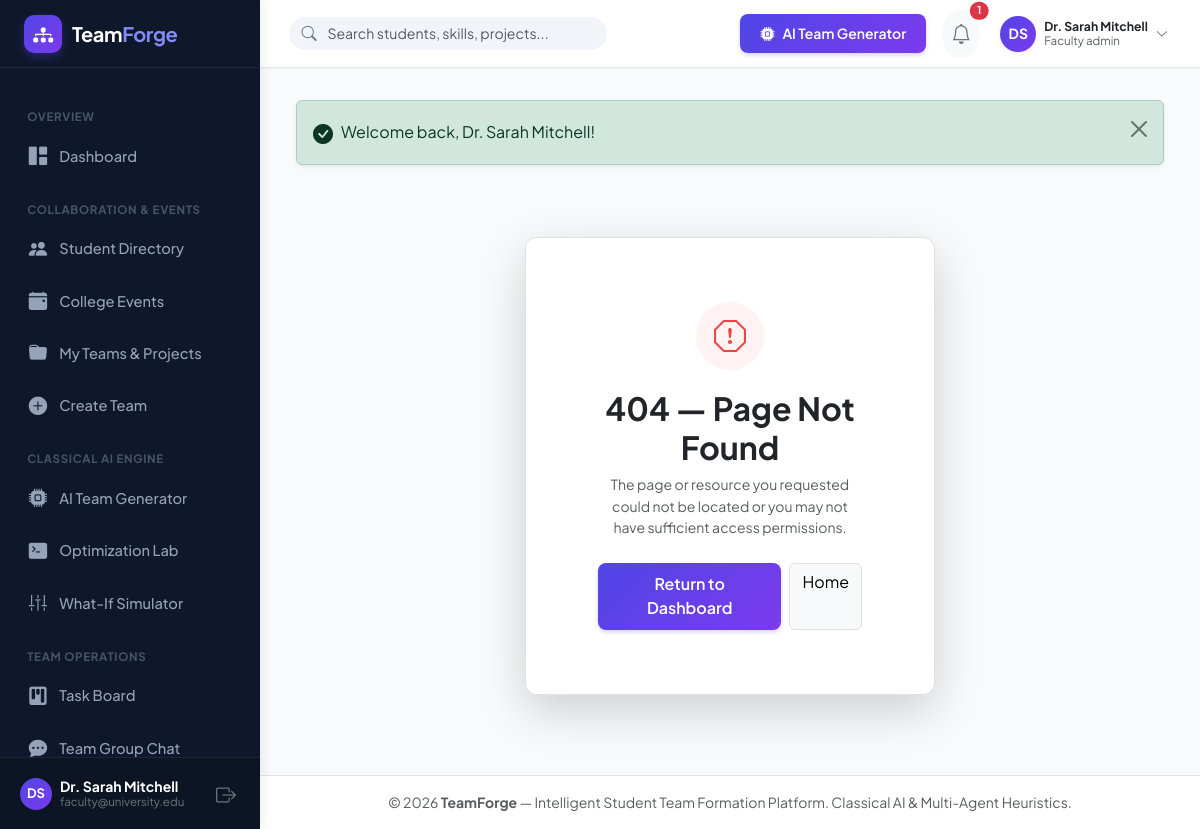
/404.php (signed in), run on the app's committed database.
### tables this page shows
CREATE TABLE `users` (
  `id` INT UNSIGNED AUTO_INCREMENT PRIMARY KEY,
  `full_name` VARCHAR(120) NOT NULL,
  `email` VARCHAR(150) NOT NULL UNIQUE,
  `password_hash` VARCHAR(255) NOT NULL,
  `role` ENUM('student', 'team_leader', 'faculty_admin') NOT NULL DEFAULT 'student',
  `avatar_url` VARCHAR(255) DEFAULT NULL,
  `student_id_number` VARCHAR(50) DEFAULT NULL,
  `department` VARCHAR(100) DEFAULT 'Computer Science & Engineering',
  `degree` VARCHAR(50) DEFAULT 'B.Tech / B.E.',
  `academic_year` ENUM('1st Year', '2nd Year', '3rd Year', '4th Year', 'Postgraduate') DEFAULT '3rd Year',
  `availability_status` ENUM('available', 'busy', 'in_team') DEFAULT 'available',
  `preferred_team_size` TINYINT UNSIGNED DEFAULT 4,
  `bio` TEXT DEFAULT NULL,
  `portfolio_url` VARCHAR(255) DEFAULT NULL,
  `github_url` VARCHAR(255) DEFAULT NULL,
  `is_verified` TINYINT(1) DEFAULT 0,
  `created_at` TIMESTAMP DEFAULT CURRENT_TIMESTAMP,
  `updated_at` TIMESTAMP DEFAULT CURRENT_TIMESTAMP ON UPDATE CURRENT_TIMESTAMP,
  INDEX `idx_users_role` (`role`),
  INDEX `idx_users_dept_year` (`department`, `academic_year`),
  INDEX `idx_users_availability` (`availability_status`)
);

### includes/auth.php (called while the page is built, shortened)
<?php
require_once __DIR__ . '/helpers.php';
function currentUser(): ?array {
    static $cachedUser = null;
    if ($cachedUser !== null) {
        return $cachedUser;
    }
    $db = getDB();
    $stmt = $db->prepare("SELECT * FROM users WHERE id = ? LIMIT 1");
    $stmt->execute([$_SESSION['user_id']]);
    $user = $stmt->fetch();
    $cachedUser = $user;
    return $cachedUser;
}
function getUnreadNotificationCount(int $userId): int {
    $db = getDB();
    $stmt = $db->prepare("SELECT COUNT(*) FROM notifications WHERE user_id = ? AND is_read = 0");
    $stmt->execute([$userId]);
    return (int)$stmt->fetchColumn();
}

### includes/helpers.php (the view, shortened to what this page needs)
<?php
function e(?string $string): string {
    return htmlspecialchars($string ?? '', ENT_QUOTES, 'UTF-8');
}
function getFlashes(): array {
    $flashes = $_SESSION['flash_messages'] ?? [];
    return $flashes;
}
function renderFlashes(): string {
    $flashes = getFlashes();
    $html = '<div class="flash-container mb-4">';
    foreach ($flashes as $f) {
        $alertClass = match($f['type']) {
            'success' => 'alert-success',
            'error', 'danger' => 'alert-danger',
            'warning' => 'alert-warning',
            default => 'alert-info'
        };
        $icon = match($f['type']) {
            'success' => 'bi-check-circle-fill',
            'error', 'danger' => 'bi-exclamation-octagon-fill',
            'warning' => 'bi-exclamation-triangle-fill',
            default => 'bi-info-circle-fill'
        };
        $html .= '<div class="alert ' . $alertClass . ' alert-dismissible fade show d-flex align-items-center shadow-sm" role="alert">';
        $html .= '<i class="bi ' . $icon . ' me-2 fs-5"></i>';
        $html .= '<div>' . e($f['message']) . '</div>';
        $html .= '<button type="button" class="btn-close" data-bs-dismiss="alert" aria-label="Close"></button>';
        $html .= '</div>';
    }
    $html .= '</div>';
    return $html;
}
function getAvatar(array $user, int $size = 40): string {
    $words = explode(' ', trim($user['full_name'] ?? 'User'));
    $initials = '';
    foreach (array_slice($words, 0, 2) as $w) {
        $initials .= strtoupper(substr($w, 0, 1));
    }
    return '<div class="avatar-initials rounded-circle d-inline-flex align-items-center justify-content-center text-white fw-bold shadow-sm" style="width:' . $size . 'px; height:' . $size . 'px; font-size:' . round($size * 0.4) . 'px; background: linear-gradient(135deg, #4f46e5 0%, #7c3aed 100%);">' . e($initials) . '</div>';
}

### includes/sidebar.php (shortened to what this page needs)
<?php
$currentUser = currentUser();
$currentScript = basename($_SERVER['PHP_SELF']);
$currentDir = basename(dirname($_SERVER['PHP_SELF']));
function isActiveLink(string $targetScript, ?string $targetDir = null): string {
    return '';
}
?>
<aside class="app-sidebar">
    <div class="sidebar-header">
        <a href="<?= BASE_URL ?>/dashboard.php" class="sidebar-brand">
            <div class="brand-icon">
                <i class="bi bi-diagram-3-fill"></i>
            </div>
            <div>
                <span>Team<span style="color:#818cf8;">Forge</span></span>
            </div>
        </a>
    </div>
    <div class="sidebar-menu">
        <div class="menu-category">Overview</div>
        <a href="<?= BASE_URL ?>/dashboard.php" class="nav-link-custom <?= isActiveLink('dashboard.php') ?>">
            <i class="bi bi-grid-1x2-fill"></i>
            <span>Dashboard</span>
        </a>
        <div class="menu-category">Collaboration & Events</div>
        <a href="<?= BASE_URL ?>/students/index.php" class="nav-link-custom <?= isActiveLink('index.php', 'students') ?>">
            <i class="bi bi-people-fill"></i>
            <span>Student Directory</span>
        </a>
        <a href="<?= BASE_URL ?>/events/index.php" class="nav-link-custom <?= isActiveLink('index.php', 'events') ?>">
            <i class="bi bi-calendar-event-fill"></i>
            <span>College Events</span>
        </a>
        <a href="<?= BASE_URL ?>/teams/my_teams.php" class="nav-link-custom <?= isActiveLink('my_teams.php', 'teams') ?>">
            <i class="bi bi-folder-fill"></i>
            <span>My Teams & Projects</span>
        </a>
        <a href="<?= BASE_URL ?>/teams/create.php" class="nav-link-custom <?= isActiveLink('create.php', 'teams') ?>">
            <i class="bi bi-plus-circle-fill"></i>
            <span>Create Team</span>
        </a>
        <div class="menu-category">Classical AI Engine</div>
        <a href="<?= BASE_URL ?>/ai/generator.php" class="nav-link-custom <?= isActiveLink('generator.php', 'ai') ?>">
            <i class="bi bi-cpu-fill"></i>
            <span>AI Team Generator</span>
        </a>
        <a href="<?= BASE_URL ?>/ai/optimization_lab.php" class="nav-link-custom <?= isActiveLink('optimization_lab.php', 'ai') ?>">
            <i class="bi bi-terminal-fill"></i>
            <span>Optimization Lab</span>
        </a>
        <a href="<?= BASE_URL ?>/ai/simulator.php" class="nav-link-custom <?= isActiveLink('simulator.php', 'ai') ?>">
            <i class="bi bi-sliders2-vertical"></i>
            <span>What-If Simulator</span>
        </a>
        <div class="menu-category">Team Operations</div>
        <a href="<?= BASE_URL ?>/tasks/index.php" class="nav-link-custom <?= isActiveLink('index.php', 'tasks') ?>">
            <i class="bi bi-kanban-fill"></i>
            <span>Task Board</span>
        </a>
        <a href="<?= BASE_URL ?>/chat/index.php" class="nav-link-custom <?= isActiveLink('index.php', 'chat') ?>">
            <i class="bi bi-chat-dots-fill"></i>
            <span>Team Group Chat</span>
        </a>
    </div>
    <div class="sidebar-footer">
        <div class="d-flex align-items-center justify-content-between">
            <div class="d-flex align-items-center gap-2 overflow-hidden">
                <?= getAvatar($currentUser, 32) ?>
                <div class="text-truncate" style="line-height:1.2;">
                    <div class="text-white small fw-bold text-truncate"><?= e($currentUser['full_name']) ?></div>
                    <div class="text-secondary text-truncate" style="font-size:0.72rem;"><?= e($currentUser['email']) ?></div>
                </div>
            </div>
            <a href="<?= BASE_URL ?>/logout.php" class="text-secondary hover-white p-1" title="Sign Out">
                <i class="bi bi-box-arrow-right fs-5"></i>
            </a>
        </div>
    </div>
</aside>

### includes/navbar.php (shortened to what this page needs)
<?php
$currentUser = currentUser();
$unreadCount = $currentUser ? getUnreadNotificationCount($currentUser['id']) : 0;
?>
<header class="app-topbar">
    <div class="d-flex align-items-center gap-3">
        <div class="topbar-search d-none d-md-block">
            <i class="bi bi-search search-icon"></i>
            <form action="<?= BASE_URL ?>/students/index.php" method="GET">
                <input type="text" name="q" class="form-control" placeholder="Search students, skills, projects...">
            </form>
        </div>
    </div>
    <div class="d-flex align-items-center gap-3">
        <a href="<?= BASE_URL ?>/ai/generator.php" class="btn btn-sm btn-tf-primary d-none d-sm-inline-flex align-items-center gap-2">
            <i class="bi bi-cpu-fill"></i>
            <span>AI Team Generator</span>
        </a>
        <div class="dropdown">
            <button class="btn btn-sm btn-light position-relative p-2 rounded-circle" type="button" data-bs-toggle="dropdown" aria-expanded="false" title="Notifications">
                <i class="bi bi-bell fs-5 text-secondary"></i>
                <?php if ($unreadCount > 0): ?>
                    <span class="position-absolute top-0 start-100 translate-middle badge rounded-pill bg-danger" style="font-size:0.68rem;">
                        <?= $unreadCount ?>
                    </span>
                <?php endif; ?>
            </button>
        </div>
        <div class="dropdown">
            <button class="btn btn-sm p-1 d-flex align-items-center gap-2 border-0 bg-transparent" type="button" data-bs-toggle="dropdown" aria-expanded="false">
                <?= getAvatar($currentUser, 36) ?>
                <div class="text-start d-none d-md-block" style="line-height: 1.2;">
                    <div class="fw-bold small text-dark"><?= e($currentUser['full_name']) ?></div>
                    <div class="text-muted" style="font-size: 0.72rem;"><?= ucfirst(str_replace('_', ' ', $currentUser['role'])) ?></div>
                </div>
                <i class="bi bi-chevron-down text-muted small d-none d-md-inline"></i>
            </button>
        </div>
    </div>
</header>

### assets/css/main.css (style rules this page uses)
:root { --tf-primary: #4f46e5; --tf-primary-hover: #4338ca; --tf-secondary: #7c3aed; --tf-accent: #06b6d4; --tf-bg: #f8fafc; --tf-card-bg: #ffffff; --tf-sidebar-bg: #0f172a; --tf-sidebar-text: #94a3b8; --tf-sidebar-active: #ffffff; --tf-text-main: #0f172a; --tf-text-muted: #64748b; --tf-text-subtle: #94a3b8; --tf-border: #e2e8f0; --tf-border-subtle: #f1f5f9; --tf-border-focus: #818cf8; --tf-success: #10b981; --tf-warning: #f59e0b; --tf-danger: #ef4444; --tf-info: #0284c7; --tf-shadow-sm: 0 1px 2px 0 rgb(0 0 0 / 0.05); --tf-shadow-md: 0 4px 6px -1px rgb(0 0 0 / 0.07), 0 2px 4px -2px rgb(0 0 0 / 0.05); --tf-shadow-lg: 0 10px 15px -3px rgb(0 0 0 / 0.08), 0 4px 6px -4px rgb(0 0 0 / 0.04); --tf-shadow-glow: 0 0 15px rgba(79, 70, 229, 0.2); --tf-radius: 12px; --tf-radius-sm: 8px; --tf-radius-lg: 16px; --tf-sidebar-width: 260px; --tf-topbar-height: 68px; }
* { box-sizing: border-box; }
body { font-family: 'Plus Jakarta Sans', -apple-system, BlinkMacSystemFont, "Segoe UI", Roboto, sans-serif; background-color: var(--tf-bg); color: var(--tf-text-main); line-height: 1.55; -webkit-font-smoothing: antialiased; }
.app-sidebar { width: var(--tf-sidebar-width); background-color: var(--tf-sidebar-bg); color: var(--tf-sidebar-text); flex-shrink: 0; display: flex; flex-direction: column; position: fixed; top: 0; bottom: 0; left: 0; z-index: 1040; transition: transform 0.3s cubic-bezier(0.16, 1, 0.3, 1); box-shadow: 2px 0 12px rgba(0, 0, 0, 0.08); }
.sidebar-header { height: var(--tf-topbar-height); display: flex; align-items: center; padding: 0 1.5rem; border-bottom: 1px solid rgba(255, 255, 255, 0.07); }
.sidebar-brand { display: flex; align-items: center; gap: 10px; text-decoration: none; color: #ffffff; font-weight: 700; font-size: 1.25rem; letter-spacing: -0.02em; }
.brand-icon { width: 38px; height: 38px; border-radius: 10px; background: linear-gradient(135deg, var(--tf-primary) 0%, var(--tf-secondary) 100%); display: flex; align-items: center; justify-content: center; color: #ffffff; font-size: 1.25rem; box-shadow: 0 4px 10px rgba(79, 70, 229, 0.35); }
.sidebar-menu { flex: 1; overflow-y: auto; padding: 1.25rem 0.85rem; }
.menu-category { font-size: 0.72rem; font-weight: 700; text-transform: uppercase; letter-spacing: 0.06em; color: #475569; padding: 0.75rem 0.85rem 0.35rem; margin-top: 0.5rem; }
.nav-link-custom { display: flex; align-items: center; gap: 12px; padding: 0.65rem 0.95rem; color: var(--tf-sidebar-text); text-decoration: none; font-size: 0.915rem; font-weight: 500; border-radius: var(--tf-radius-sm); transition: all 0.18s ease-in-out; margin-bottom: 3px; }
.nav-link-custom i { font-size: 1.15rem; transition: transform 0.18s ease-in-out; }
.sidebar-footer { padding: 1rem 1.25rem; border-top: 1px solid rgba(255, 255, 255, 0.07); background-color: rgba(0, 0, 0, 0.15); }
.app-topbar { height: var(--tf-topbar-height); background-color: var(--tf-card-bg); border-bottom: 1px solid var(--tf-border); display: flex; align-items: center; justify-content: space-between; padding: 0 1.75rem; position: sticky; top: 0; z-index: 1030; box-shadow: var(--tf-shadow-sm); }
.topbar-search { position: relative; width: 320px; }
.topbar-search .form-control { padding-left: 2.4rem; border-radius: 999px; font-size: 0.88rem; background-color: #f1f5f9; border: 1px solid transparent; }
.topbar-search .search-icon { position: absolute; left: 0.85rem; top: 50%; transform: translateY(-50%); color: var(--tf-text-muted); font-size: 0.95rem; }
.btn-tf-primary { background: linear-gradient(135deg, var(--tf-primary) 0%, var(--tf-secondary) 100%); color: #ffffff; border: none; font-weight: 600; padding: 0.58rem 1.25rem; border-radius: var(--tf-radius-sm); box-shadow: 0 2px 4px rgba(79, 70, 229, 0.25); transition: all 0.2s ease; }
.flash-container { animation: fadeInDown 0.3s ease-out; }

### data on the page
users: full_name "Dr. Sarah Mitchell", email "faculty@university.edu", id "1", role "Faculty admin"

### other printed values
$initials "DS DS"
$f['message'] "Welcome back, Dr. Sarah Mitchell!"
APP_NAME "TeamForge"
